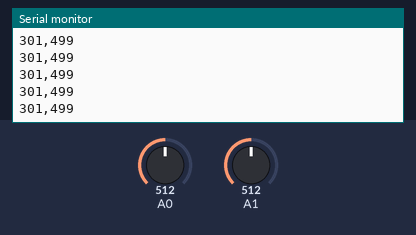
This sketch was run on a simulated Arduino Uno, built with avr-gcc and run on an emulated ATmega328P. On the bench: the last lines printed to the serial monitor. The test bench sets the inputs (shaded band); at power-on: A0 = 512, A1 = 512.

Above: at 1.2 s.
1.3 s: A0 set to 716
At 2.1 s:
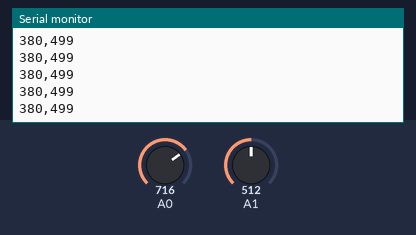
2.8 s: A1 set to 716
At 3.7 s:
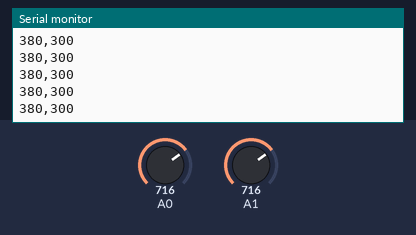
5.8 s: A0 set to 900
At 6.6 s:
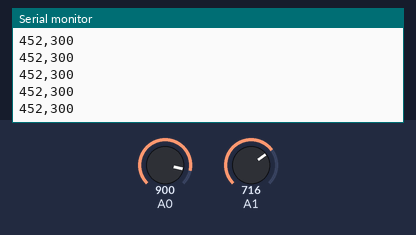
7.3 s: A1 set to 900
At 8.3 s:
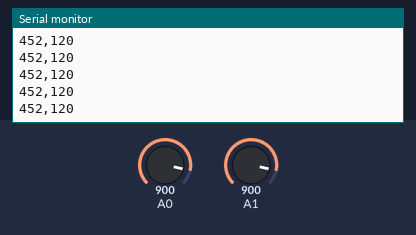
Timing chart, 0 to 9.8 s (numbered marks = the images above; inputs shaded):
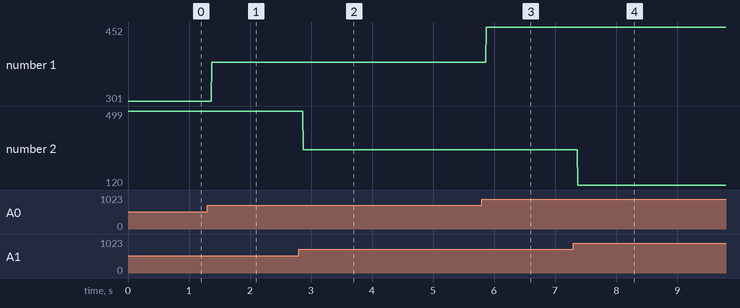

The sketch:

kadai4.ino
```cpp
void setup()
{
  Serial.begin(9600);//シリアルポートの設定
}

void loop()
{
  SerialRead(); //実行
   int valA =analogRead(0);//アナログ0pinの値を取得
   int valB =analogRead(1);//アナログ1pinの値を取得

   int tmpA = map(valA, 1023, 0, 500, 100); //計算
   int tmpB = map(valB, 1023, 0, 0, 1000 ); //計算

   Serial.print(tmpA);  //画面へ出力
   Serial.print(','); //カンマ
   Serial.print(tmpB);  //画面へ出力
   Serial.print('\n'); //改行←超重要
   //Serial.write(tmpA);

   //Serial.write(tmpB);
   //delay(50);
}

void SerialRead(){
  int i=0;
  char read_c;
  char read_datas[10];
  //データ受信
  if(Serial.available()){
    while(1){
      if(Serial.available()){
        read_c = Serial.read(); //1文字読み込み
        read_datas[i] = read_c;
        //文字列の終わりはzで判断
        if(read_c == 'z'){break;}
        i++;
      }
    }
    read_datas[i]= '\0';

    //測定スタート
    if(read_datas[0]=='O' && read_datas[1]=='N'){
        int valAs =analogRead(0);//アナログ0pinの値を取得
        //int valBs =analogRead(1);//アナログ1pinの値を取得

        int tmpAs = map(valAs, 1023, 0, 0, 255); //計算
        //float tmpBs = map(valBs, 1023, 0, 0, 100); //計算

        //Serial.print("start : "); //スタート
        //Serial.print(tmpAs);  //出力
        //Serial.print(","); //カンマ
        //Serial.println(tmpBs);  //出力

        Serial.write(tmpAs);
    }
  }
}
```

Measured:
- after the input at 1.3 s, the serial monitor: prints a new line after 0.07 s (image 1)
- after the input at 2.8 s, the serial monitor: prints a new line after 0.07 s (image 2)
- after the input at 5.8 s, the serial monitor: prints a new line after 0.07 s (image 3)
- after the input at 7.3 s, the serial monitor: prints a new line after 0.07 s (image 4)
- plotted number 1: 301 → 380 after the input at 1.3 s, 380 → 452 after the input at 5.8 s
- plotted number 2: 499 → 300 after the input at 2.8 s, 300 → 120 after the input at 7.3 s
